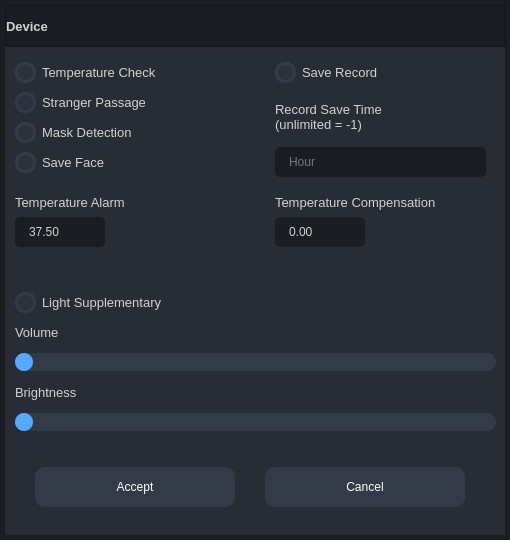
<?xml version="1.0" encoding="UTF-8"?>
<ui version="4.0">
 <class>FormConfiguration</class>
 <widget class="QWidget" name="FormConfiguration">
  <property name="geometry">
   <rect>
    <x>0</x>
    <y>0</y>
    <width>510</width>
    <height>540</height>
   </rect>
  </property>
  <property name="maximumSize">
   <size>
    <width>510</width>
    <height>650</height>
   </size>
  </property>
  <property name="font">
   <font>
    <pointsize>8</pointsize>
   </font>
  </property>
  <property name="windowTitle">
   <string>Device Configuration</string>
  </property>
  <property name="styleSheet">
   <string notr="true">background: transparent;
color: rgb(210, 210, 210);</string>
  </property>
  <widget class="QFrame" name="frame_border">
   <property name="geometry">
    <rect>
     <x>0</x>
     <y>0</y>
     <width>510</width>
     <height>540</height>
    </rect>
   </property>
   <property name="styleSheet">
    <string notr="true">background-color: rgb(27, 29, 35);</string>
   </property>
   <property name="frameShape">
    <enum>QFrame::NoFrame</enum>
   </property>
   <property name="frameShadow">
    <enum>QFrame::Raised</enum>
   </property>
   <layout class="QHBoxLayout" name="horizontalLayout_3">
    <property name="spacing">
     <number>0</number>
    </property>
    <property name="leftMargin">
     <number>5</number>
    </property>
    <property name="topMargin">
     <number>5</number>
    </property>
    <property name="rightMargin">
     <number>5</number>
    </property>
    <property name="bottomMargin">
     <number>5</number>
    </property>
    <item>
     <widget class="QFrame" name="frame_main">
      <property name="minimumSize">
       <size>
        <width>500</width>
        <height>530</height>
       </size>
      </property>
      <property name="maximumSize">
       <size>
        <width>500</width>
        <height>16777215</height>
       </size>
      </property>
      <property name="styleSheet">
       <string notr="true">/* LINE EDIT */
QLineEdit {
	background-color: rgb(27, 29, 35);
	border-radius: 5px;
	border: 2px solid rgb(27, 29, 35);
	padding-left: 10px;
}
QLineEdit:hover {
	border: 2px solid rgb(64, 71, 88);
}
QLineEdit:focus {
	border: 2px solid rgb(91, 101, 124);
}

/* SCROLL BARS */
QScrollBar:horizontal {
    border: none;
    background: rgb(52, 59, 72);
    height: 14px;
    margin: 0px 21px 0 21px;
	border-radius: 0px;
}
QScrollBar::handle:horizontal {
    background: rgb(85, 170, 255);
    min-width: 25px;
	border-radius: 7px
}
QScrollBar::add-line:horizontal {
    border: none;
    background: rgb(55, 63, 77);
    width: 20px;
	border-top-right-radius: 7px;
    border-bottom-right-radius: 7px;
    subcontrol-position: right;
    subcontrol-origin: margin;
}
QScrollBar::sub-line:horizontal {
    border: none;
    background: rgb(55, 63, 77);
    width: 20px;
	border-top-left-radius: 7px;
    border-bottom-left-radius: 7px;
    subcontrol-position: left;
    subcontrol-origin: margin;
}
QScrollBar::up-arrow:horizontal, QScrollBar::down-arrow:horizontal
{
     background: none;
}
QScrollBar::add-page:horizontal, QScrollBar::sub-page:horizontal
{
     background: none;
}
 QScrollBar:vertical {
	border: none;
    background: rgb(52, 59, 72);
    width: 14px;
    margin: 21px 0 21px 0;
	border-radius: 0px;
 }
 QScrollBar::handle:vertical {	
	background: rgb(85, 170, 255);
    min-height: 25px;
	border-radius: 7px
 }
 QScrollBar::add-line:vertical {
     border: none;
    background: rgb(55, 63, 77);
     height: 20px;
	border-bottom-left-radius: 7px;
    border-bottom-right-radius: 7px;
     subcontrol-position: bottom;
     subcontrol-origin: margin;
 }
 QScrollBar::sub-line:vertical {
	border: none;
    background: rgb(55, 63, 77);
     height: 20px;
	border-top-left-radius: 7px;
    border-top-right-radius: 7px;
     subcontrol-position: top;
     subcontrol-origin: margin;
 }
 QScrollBar::up-arrow:vertical, QScrollBar::down-arrow:vertical {
     background: none;
 }

 QScrollBar::add-page:vertical, QScrollBar::sub-page:vertical {
     background: none;
 }

/* CHECKBOX */
QCheckBox::indicator {
    border: 3px solid rgb(52, 59, 72);
	width: 15px;
	height: 15px;
	border-radius: 10px;
    background: rgb(44, 49, 60);
}
QCheckBox::indicator:hover {
    border: 3px solid rgb(58, 66, 81);
}
QCheckBox::indicator:checked {
    background: 3px solid rgb(52, 59, 72);
	border: 3px solid rgb(52, 59, 72);	
	background-image: url(:/16x16/data/resources/icons/16x16/cil-check-alt.png);
}

/* RADIO BUTTON */
QRadioButton::indicator {
    border: 3px solid rgb(52, 59, 72);
	width: 15px;
	height: 15px;
	border-radius: 10px;
    background: rgb(44, 49, 60);
}
QRadioButton::indicator:hover {
    border: 3px solid rgb(58, 66, 81);
}
QRadioButton::indicator:checked {
    background: 3px solid rgb(94, 106, 130);
	border: 3px solid rgb(52, 59, 72);	
}

/* COMBOBOX */
QComboBox{
	background-color: rgb(27, 29, 35);
	border-radius: 5px;
	border: 2px solid rgb(27, 29, 35);
	padding: 5px;
	padding-left: 10px;
}
QComboBox:hover{
	border: 2px solid rgb(64, 71, 88);
}
QComboBox::drop-down {
	subcontrol-origin: padding;
	subcontrol-position: top right;
	width: 25px; 
	border-left-width: 3px;
	border-left-color: rgba(39, 44, 54, 150);
	border-left-style: solid;
	border-top-right-radius: 3px;
	border-bottom-right-radius: 3px;	
	background-image: url(:/16x16/data/resources/icons/16x16/cil-arrow-bottom.png);
	background-position: center;
	background-repeat: no-reperat;
 }
QComboBox QAbstractItemView {
	color: rgb(85, 170, 255);	
	background-color: rgb(27, 29, 35);
	padding: 10px;
	selection-background-color: rgb(39, 44, 54);
}

/* SLIDERS */
QSlider::groove:horizontal {
    border-radius: 9px;
    height: 18px;
	margin: 0px;
	background-color: rgb(52, 59, 72);
}
QSlider::groove:horizontal:hover {
	background-color: rgb(55, 62, 76);
}
QSlider::handle:horizontal {
    background-color: rgb(85, 170, 255);
    border: none;
    height: 18px;
    width: 18px;
    margin: 0px;
	border-radius: 9px;
}
QSlider::handle:horizontal:hover {
    background-color: rgb(105, 180, 255);
}
QSlider::handle:horizontal:pressed {
    background-color: rgb(65, 130, 195);
}

QSlider::groove:vertical {
    border-radius: 9px;
    width: 18px;
    margin: 0px;
	background-color: rgb(52, 59, 72);
}
QSlider::groove:vertical:hover {
	background-color: rgb(55, 62, 76);
}
QSlider::handle:vertical {
    background-color: rgb(85, 170, 255);
	border: none;
    height: 18px;
    width: 18px;
    margin: 0px;
	border-radius: 9px;
}
QSlider::handle:vertical:hover {
    background-color: rgb(105, 180, 255);
}
QSlider::handle:vertical:pressed {
    background-color: rgb(65, 130, 195);
}
/* DoubleSpinBox */
QDoubleSpinBox {
	background-color: rgb(27, 29, 35);
	border-radius: 5px;
	border: 2px solid rgb(27, 29, 35);
	padding: 5px;
	padding-left: 10px;
}
QDoubleSpinBox :hover{
	border: 2px solid rgb(64, 71, 88);
}
QDoubleSpinBox::up-arrow {
	subcontrol-origin: padding;
	subcontrol-position: top right;
	width: 25px; 
	border-left-width: 3px;
	border-left-color: rgba(39, 44, 54, 150);
	border-left-style: solid;
	border-top-right-radius: 3px;
	border-bottom-right-radius: 3px;	
	background-image: url(:/16x16/data/resources/icons/16x16/cil-arrow-top.png);
	background-position: center;
	background-repeat: no-reperat;
 }
QDoubleSpinBox::down-arrow {
	subcontrol-origin: padding;
	subcontrol-position: top right;
	width: 25px; 
	border-left-width: 3px;
	border-left-color: rgba(39, 44, 54, 150);
	border-left-style: solid;
	border-top-right-radius: 3px;
	border-bottom-right-radius: 3px;	
	background-image: url(:/16x16/data/resources/icons/16x16/cil-arrow-bottom.png);
	background-position: center;
	background-repeat: no-reperat;
 }
QDoubleSpinBox::up-button {
	background-color: transparent;
 }
QDoubleSpinBox::down-button {
	background-color: transparent;
 }
QDoubleSpinBox QAbstractItemView {
	color: rgb(85, 170, 255);	
	background-color: rgb(27, 29, 35);
	padding: 10px;
	selection-background-color: rgb(39, 44, 54);
}
</string>
      </property>
      <property name="frameShape">
       <enum>QFrame::NoFrame</enum>
      </property>
      <property name="frameShadow">
       <enum>QFrame::Raised</enum>
      </property>
      <layout class="QVBoxLayout" name="verticalLayout" stretch="0,0">
       <property name="spacing">
        <number>0</number>
       </property>
       <property name="leftMargin">
        <number>0</number>
       </property>
       <property name="topMargin">
        <number>0</number>
       </property>
       <property name="rightMargin">
        <number>0</number>
       </property>
       <property name="bottomMargin">
        <number>0</number>
       </property>
       <item>
        <widget class="QFrame" name="frame_header">
         <property name="minimumSize">
          <size>
           <width>500</width>
           <height>42</height>
          </size>
         </property>
         <property name="maximumSize">
          <size>
           <width>500</width>
           <height>42</height>
          </size>
         </property>
         <property name="styleSheet">
          <string notr="true">background-color: rgb(27, 29, 35);</string>
         </property>
         <property name="frameShape">
          <enum>QFrame::StyledPanel</enum>
         </property>
         <property name="frameShadow">
          <enum>QFrame::Raised</enum>
         </property>
         <layout class="QHBoxLayout" name="horizontalLayout">
          <property name="spacing">
           <number>0</number>
          </property>
          <property name="leftMargin">
           <number>0</number>
          </property>
          <property name="topMargin">
           <number>0</number>
          </property>
          <property name="rightMargin">
           <number>0</number>
          </property>
          <property name="bottomMargin">
           <number>0</number>
          </property>
          <item>
           <widget class="QLabel" name="label_title">
            <property name="font">
             <font>
              <family>Segoe UI</family>
              <pointsize>10</pointsize>
              <weight>75</weight>
              <bold>true</bold>
             </font>
            </property>
            <property name="styleSheet">
             <string notr="true"/>
            </property>
            <property name="text">
             <string>Device</string>
            </property>
            <property name="margin">
             <number>10</number>
            </property>
           </widget>
          </item>
          <item>
           <widget class="QFrame" name="frame_system_buttons">
            <property name="sizePolicy">
             <sizepolicy hsizetype="Expanding" vsizetype="Preferred">
              <horstretch>0</horstretch>
              <verstretch>0</verstretch>
             </sizepolicy>
            </property>
            <property name="minimumSize">
             <size>
              <width>40</width>
              <height>0</height>
             </size>
            </property>
            <property name="maximumSize">
             <size>
              <width>40</width>
              <height>16777215</height>
             </size>
            </property>
            <property name="frameShape">
             <enum>QFrame::NoFrame</enum>
            </property>
            <property name="frameShadow">
             <enum>QFrame::Raised</enum>
            </property>
            <layout class="QHBoxLayout" name="horizontalLayout_5">
             <property name="spacing">
              <number>0</number>
             </property>
             <property name="leftMargin">
              <number>0</number>
             </property>
             <property name="topMargin">
              <number>0</number>
             </property>
             <property name="rightMargin">
              <number>0</number>
             </property>
             <property name="bottomMargin">
              <number>0</number>
             </property>
             <item>
              <widget class="QPushButton" name="button_close">
               <property name="sizePolicy">
                <sizepolicy hsizetype="Minimum" vsizetype="Expanding">
                 <horstretch>0</horstretch>
                 <verstretch>0</verstretch>
                </sizepolicy>
               </property>
               <property name="minimumSize">
                <size>
                 <width>40</width>
                 <height>0</height>
                </size>
               </property>
               <property name="maximumSize">
                <size>
                 <width>40</width>
                 <height>16777215</height>
                </size>
               </property>
               <property name="toolTip">
                <string>Close</string>
               </property>
               <property name="styleSheet">
                <string notr="true">QPushButton {	
	border: none;
	background-color: transparent;
}
QPushButton:hover {
	background-color: rgb(52, 59, 72);
}
QPushButton:pressed {	
	background-color: rgb(85, 170, 255);
}</string>
               </property>
               <property name="text">
                <string/>
               </property>
               <property name="icon">
                <iconset resource="../files.qrc">
                 <normaloff>:/20x20/data/resources/icons/20x20/cil-x.png</normaloff>:/20x20/data/resources/icons/20x20/cil-x.png</iconset>
               </property>
              </widget>
             </item>
            </layout>
           </widget>
          </item>
         </layout>
        </widget>
       </item>
       <item>
        <widget class="QFrame" name="frame_contains">
         <property name="minimumSize">
          <size>
           <width>500</width>
           <height>678</height>
          </size>
         </property>
         <property name="maximumSize">
          <size>
           <width>500</width>
           <height>678</height>
          </size>
         </property>
         <property name="styleSheet">
          <string notr="true">background-color: rgb(40, 44, 52);</string>
         </property>
         <property name="frameShape">
          <enum>QFrame::NoFrame</enum>
         </property>
         <property name="frameShadow">
          <enum>QFrame::Raised</enum>
         </property>
         <widget class="QPushButton" name="button_accept">
          <property name="geometry">
           <rect>
            <x>30</x>
            <y>420</y>
            <width>200</width>
            <height>40</height>
           </rect>
          </property>
          <property name="font">
           <font>
            <family>Segoe UI</family>
            <pointsize>9</pointsize>
           </font>
          </property>
          <property name="styleSheet">
           <string notr="true">QPushButton {
	border: 2px solid rgb(52, 59, 72);
	border-radius: 10px;	
	background-color: rgb(52, 59, 72);
	color: rgb(255, 255, 255);
}
QPushButton:hover {
	background-color: rgb(57, 65, 80);
	color: rgb(227, 227, 227);
	border: 2px solid rgb(61, 70, 86);
}
QPushButton:pressed {	
	background-color: rgb(35, 40, 49);
	color: rgb(255, 255, 255);
	border: 2px solid rgb(43, 50, 61);
}</string>
          </property>
          <property name="text">
           <string>Accept</string>
          </property>
          <property name="iconSize">
           <size>
            <width>40</width>
            <height>40</height>
           </size>
          </property>
         </widget>
         <widget class="QPushButton" name="button_cancel">
          <property name="geometry">
           <rect>
            <x>260</x>
            <y>420</y>
            <width>200</width>
            <height>40</height>
           </rect>
          </property>
          <property name="font">
           <font>
            <family>Segoe UI</family>
            <pointsize>9</pointsize>
           </font>
          </property>
          <property name="styleSheet">
           <string notr="true">QPushButton {
	border: 2px solid rgb(52, 59, 72);
	border-radius: 10px;	
	background-color: rgb(52, 59, 72);
	color: rgb(255, 255, 255);
}
QPushButton:hover {
	background-color: rgb(57, 65, 80);
	color: rgb(227, 227, 227);
	border: 2px solid rgb(61, 70, 86);
}
QPushButton:pressed {	
	background-color: rgb(35, 40, 49);
	color: rgb(255, 255, 255);
	border: 2px solid rgb(43, 50, 61);
}</string>
          </property>
          <property name="text">
           <string>Cancel</string>
          </property>
          <property name="iconSize">
           <size>
            <width>40</width>
            <height>40</height>
           </size>
          </property>
         </widget>
         <widget class="QCheckBox" name="checkBox_temperature">
          <property name="geometry">
           <rect>
            <x>10</x>
            <y>10</y>
            <width>181</width>
            <height>30</height>
           </rect>
          </property>
          <property name="font">
           <font>
            <family>Segoe UI</family>
            <pointsize>10</pointsize>
           </font>
          </property>
          <property name="text">
           <string>Temperature Check</string>
          </property>
         </widget>
         <widget class="QCheckBox" name="checkBox_stranger_passage">
          <property name="geometry">
           <rect>
            <x>10</x>
            <y>40</y>
            <width>181</width>
            <height>30</height>
           </rect>
          </property>
          <property name="font">
           <font>
            <family>Segoe UI</family>
            <pointsize>10</pointsize>
           </font>
          </property>
          <property name="text">
           <string>Stranger Passage</string>
          </property>
         </widget>
         <widget class="QCheckBox" name="checkBox_mask_detection">
          <property name="geometry">
           <rect>
            <x>10</x>
            <y>70</y>
            <width>181</width>
            <height>30</height>
           </rect>
          </property>
          <property name="font">
           <font>
            <family>Segoe UI</family>
            <pointsize>10</pointsize>
           </font>
          </property>
          <property name="text">
           <string>Mask Detection</string>
          </property>
         </widget>
         <widget class="QDoubleSpinBox" name="doubleSpinBox_temperature_alarm">
          <property name="geometry">
           <rect>
            <x>10</x>
            <y>170</y>
            <width>90</width>
            <height>30</height>
           </rect>
          </property>
          <property name="styleSheet">
           <string notr="true">QDoubleSpinBox {
	background-color: rgb(27, 29, 35);
	border-radius: 5px;
	border: 2px solid rgb(27, 29, 35);
	padding-left: 10px;
}
QDoubleSpinBox:hover {
	border: 2px solid rgb(64, 71, 88);
}
QDoubleSpinBox:focus {
	border: 2px solid rgb(91, 101, 124);
}</string>
          </property>
          <property name="minimum">
           <double>35.000000000000000</double>
          </property>
          <property name="maximum">
           <double>40.000000000000000</double>
          </property>
          <property name="singleStep">
           <double>0.100000000000000</double>
          </property>
          <property name="value">
           <double>37.500000000000000</double>
          </property>
         </widget>
         <widget class="QLabel" name="label_temperature_alarm">
          <property name="geometry">
           <rect>
            <x>10</x>
            <y>140</y>
            <width>151</width>
            <height>30</height>
           </rect>
          </property>
          <property name="font">
           <font>
            <family>Segoe UI</family>
            <pointsize>10</pointsize>
           </font>
          </property>
          <property name="text">
           <string>Temperature Alarm</string>
          </property>
         </widget>
         <widget class="QDoubleSpinBox" name="doubleSpinBox_temperature_compensation">
          <property name="geometry">
           <rect>
            <x>270</x>
            <y>170</y>
            <width>90</width>
            <height>30</height>
           </rect>
          </property>
          <property name="styleSheet">
           <string notr="true">QDoubleSpinBox {
	background-color: rgb(27, 29, 35);
	border-radius: 5px;
	border: 2px solid rgb(27, 29, 35);
	padding-left: 10px;
}
QDoubleSpinBox:hover {
	border: 2px solid rgb(64, 71, 88);
}
QDoubleSpinBox:focus {
	border: 2px solid rgb(91, 101, 124);
}</string>
          </property>
          <property name="minimum">
           <double>-5.000000000000000</double>
          </property>
          <property name="maximum">
           <double>5.000000000000000</double>
          </property>
          <property name="singleStep">
           <double>0.100000000000000</double>
          </property>
          <property name="value">
           <double>0.000000000000000</double>
          </property>
         </widget>
         <widget class="QLabel" name="label_temperature_compensation">
          <property name="geometry">
           <rect>
            <x>270</x>
            <y>140</y>
            <width>221</width>
            <height>30</height>
           </rect>
          </property>
          <property name="font">
           <font>
            <family>Segoe UI</family>
            <pointsize>10</pointsize>
           </font>
          </property>
          <property name="text">
           <string>Temperature Compensation</string>
          </property>
         </widget>
         <widget class="QLabel" name="label_record_save_time">
          <property name="geometry">
           <rect>
            <x>270</x>
            <y>40</y>
            <width>151</width>
            <height>60</height>
           </rect>
          </property>
          <property name="font">
           <font>
            <family>Segoe UI</family>
            <pointsize>10</pointsize>
           </font>
          </property>
          <property name="text">
           <string>Record Save Time
(unlimited = -1)</string>
          </property>
          <property name="alignment">
           <set>Qt::AlignLeading|Qt::AlignLeft|Qt::AlignVCenter</set>
          </property>
          <property name="margin">
           <number>5</number>
          </property>
         </widget>
         <widget class="QCheckBox" name="checkBox_save_record">
          <property name="geometry">
           <rect>
            <x>270</x>
            <y>10</y>
            <width>181</width>
            <height>30</height>
           </rect>
          </property>
          <property name="font">
           <font>
            <family>Segoe UI</family>
            <pointsize>10</pointsize>
           </font>
          </property>
          <property name="text">
           <string>Save Record</string>
          </property>
         </widget>
         <widget class="QCheckBox" name="checkBox_save_face">
          <property name="geometry">
           <rect>
            <x>10</x>
            <y>100</y>
            <width>181</width>
            <height>30</height>
           </rect>
          </property>
          <property name="font">
           <font>
            <family>Segoe UI</family>
            <pointsize>10</pointsize>
           </font>
          </property>
          <property name="text">
           <string>Save Face</string>
          </property>
         </widget>
         <widget class="QSlider" name="horizontalSlider_volume">
          <property name="geometry">
           <rect>
            <x>10</x>
            <y>300</y>
            <width>481</width>
            <height>30</height>
           </rect>
          </property>
          <property name="maximum">
           <number>24</number>
          </property>
          <property name="orientation">
           <enum>Qt::Horizontal</enum>
          </property>
         </widget>
         <widget class="QLabel" name="label_volume">
          <property name="geometry">
           <rect>
            <x>10</x>
            <y>270</y>
            <width>121</width>
            <height>31</height>
           </rect>
          </property>
          <property name="font">
           <font>
            <family>Segoe UI</family>
            <pointsize>10</pointsize>
           </font>
          </property>
          <property name="text">
           <string>Volume</string>
          </property>
          <property name="alignment">
           <set>Qt::AlignLeading|Qt::AlignLeft|Qt::AlignVCenter</set>
          </property>
          <property name="margin">
           <number>5</number>
          </property>
         </widget>
         <widget class="QSlider" name="horizontalSlider_brightness">
          <property name="geometry">
           <rect>
            <x>10</x>
            <y>360</y>
            <width>481</width>
            <height>30</height>
           </rect>
          </property>
          <property name="minimum">
           <number>45</number>
          </property>
          <property name="maximum">
           <number>100</number>
          </property>
          <property name="orientation">
           <enum>Qt::Horizontal</enum>
          </property>
         </widget>
         <widget class="QLabel" name="label_brightness">
          <property name="geometry">
           <rect>
            <x>10</x>
            <y>330</y>
            <width>121</width>
            <height>31</height>
           </rect>
          </property>
          <property name="font">
           <font>
            <family>Segoe UI</family>
            <pointsize>10</pointsize>
           </font>
          </property>
          <property name="text">
           <string>Brightness</string>
          </property>
          <property name="alignment">
           <set>Qt::AlignLeading|Qt::AlignLeft|Qt::AlignVCenter</set>
          </property>
          <property name="margin">
           <number>5</number>
          </property>
         </widget>
         <widget class="QCheckBox" name="checkBox_light_supplementary">
          <property name="geometry">
           <rect>
            <x>10</x>
            <y>240</y>
            <width>201</width>
            <height>30</height>
           </rect>
          </property>
          <property name="font">
           <font>
            <family>Segoe UI</family>
            <pointsize>10</pointsize>
           </font>
          </property>
          <property name="text">
           <string>Light Supplementary</string>
          </property>
         </widget>
         <widget class="QLineEdit" name="lineEdit_record_save_time">
          <property name="geometry">
           <rect>
            <x>270</x>
            <y>100</y>
            <width>211</width>
            <height>30</height>
           </rect>
          </property>
          <property name="minimumSize">
           <size>
            <width>0</width>
            <height>30</height>
           </size>
          </property>
          <property name="font">
           <font>
            <family>Segoe UI</family>
            <pointsize>9</pointsize>
           </font>
          </property>
          <property name="styleSheet">
           <string notr="true">QLineEdit {
	background-color: rgb(27, 29, 35);
	border-radius: 5px;
	border: 2px solid rgb(27, 29, 35);
	padding-left: 10px;
}
QLineEdit:hover {
	border: 2px solid rgb(64, 71, 88);
}
QLineEdit:focus {
	border: 2px solid rgb(91, 101, 124);
}</string>
          </property>
          <property name="maxLength">
           <number>32</number>
          </property>
          <property name="placeholderText">
           <string>Hour</string>
          </property>
         </widget>
        </widget>
       </item>
      </layout>
     </widget>
    </item>
   </layout>
  </widget>
 </widget>
 <resources>
  <include location="../files.qrc"/>
 </resources>
 <connections/>
</ui>
